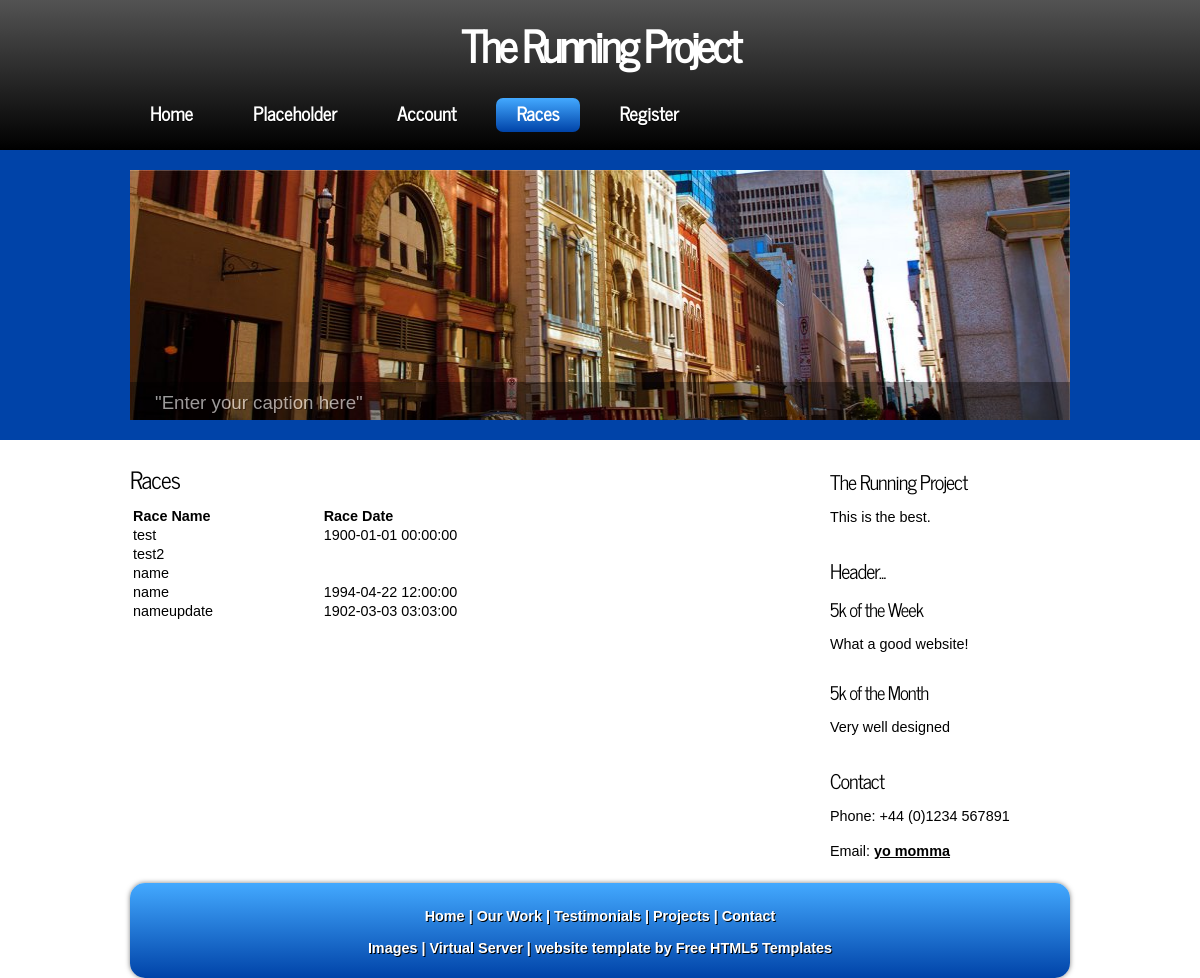
The page /Iteration1Final/races.php on the database its author committed.
### tables this page shows
CREATE TABLE IF NOT EXISTS `races` (
  `race_id` int(3) NOT NULL AUTO_INCREMENT,
  `category` varchar(15) DEFAULT NULL,
  `name` varchar(15) DEFAULT NULL,
  `race_date` datetime DEFAULT NULL,
  `address` varchar(32) DEFAULT NULL,
  `city` varchar(32) DEFAULT NULL,
  `state` varchar(32) DEFAULT NULL,
  PRIMARY KEY (`race_id`)
);

### Iteration1Final/races.php (the view, shortened to what this page needs)
<!DOCTYPE html>
<html>
<?php
require 'DbConnect.php';
?>
<head>
  <link rel="stylesheet" type="text/css" href="css/style.css" />
</head>
<body>
  <div id="main">
    <header>
	  <div id="strapline">
	    <div id="welcome_slogan">
	      <h3>The Running Project <span></span></h3>
	    </div>
      </div>
	  <nav>
	    <div id="menubar">
          <ul id="nav">
            <li><a href="home.php">Home</a></li>
            <li><a href="placeholder.php">Placeholder</a></li>
            <li><a href="account.php">Account</a></li>
            <li class="current"><a href="races.php">Races</a></li>
            <li><a href="register.php"><?php if(isset($_COOKIE['username'])){echo "Log Out";} else{echo "Register";}?></a></li>
          </ul>
        </div>
      </nav>
    </header>
    <div id="slideshow_container">
	  <div class="slideshow">
	    <ul class="slideshow">
          <li class="show"><img width="940" height="250" src="images/home_1.jpg" alt="&quot;Enter your caption here&quot;" /></li>
        </ul>
	  </div>
	</div>
	<div id="site_content">
	  <div class="sidebar_container">
		<div class="sidebar">
          <div class="sidebar_item">
            <h2>The Running Project</h2>
            <p>This is the best.</p>
          </div>
        </div>
		<div class="sidebar">
          <div class="sidebar_item">
            <h2>Header...</h2>
            <h3>5k of the Week</h3>
            <p>What a good website!</p>
		  </div>
        </div>
		<div class="sidebar">
          <div class="sidebar_item">
            <h3>5k of the Month</h3>
            <p>Very well designed</p>
		  </div>
        </div>
        <div class="sidebar">
          <div class="sidebar_item">
            <h2>Contact</h2>
            <p>Phone: +44 (0)1234 567891</p>
            <p>Email: <a href="mailto:info@youremail.co.uk">yo momma</a></p>
          </div>
        </div>
       </div>
	  <div id="content">
        <div class="content_item">
		  <div class="form_settings">
            <h2>Races</h2>
			<?php
			$q = 'SELECT * FROM races';
			$r = $mysqli->query ($q);
			echo '<table align="center" cellspacing="3" cellpadding="3" width="75%">
			<tr><td align="left"><b>Race Name</b></td><td align="left"><b>Race Date</b></td>
			';
			echo '</tr>';
			while ($row = $r->fetch_object()) {
					echo '<tr><td align="left">' . $row->name . '</td><td align="left">' . $row->race_date;
					echo '</tr>';
			}
			echo '</table>';
			?>
			</div>
		</div>
      </div>
	</div>
    <footer>
	  <a href="index.html">Home</a> | <a href="ourwork.html">Our Work</a> | <a href="testimonials.html">Testimonials</a> | <a href="projects.html">Projects</a> | <a href="contact.html">Contact</a><br/><br/>
	  <a href="http://fotogrph.com">Images</a> |  <a href="http://www.heartinternet.co.uk/vps/">Virtual Server</a>  | website template by <a href="http://www.freehtml5templates.co.uk">Free HTML5 Templates</a>
    </footer>
  </div>
</body>
</html>

### Iteration1Final/css/style.css (style rules this page uses)
html { height: 100%; }
* { margin: 0; padding: 0; }
body { font: normal 90% Arial, Helvetica, sans-serif; color: #000; }
article, aside, figure, footer, header, hgroup, nav, section { display:block; }
p { padding: 0 0 10px 0; line-height: 1.7em; font-size: 100% }
img { border: 0; }
h1, h2, h3, h4, h5, h6 { font: normal 175% 'News Cycle', Arial, sans-serif; color: #000; letter-spacing: -1px; margin: 0 0 10px 0; }
h2 { font: normal 165% 'News Cycle', Arial, sans-serif; }
h3 { font: normal 130% 'News Cycle', Arial, sans-serif; }
a, a:hover { color: #000; background: transparent; font-weight: bold; outline: none; text-decoration: underline; }
ul { margin: 2px 0 22px 30px; line-height: 1.7em; font-style: normal; font-size: 100%; }
#main, header, #banner, #menubar, #site_content, footer, #content_grey, nav, #slideshow_container { margin-left: auto; margin-right: auto; }
header { height: 150px; background: #1D1D1D; background: -moz-linear-gradient(#535353, #000); background: -o-linear-gradient(#535353, #000); background: -webkit-linear-gradient(#535353, #000); }
nav { height: 60px; }
#strapline { width: 940px; height: 80px; text-align: center; margin: 0 auto; }
#welcome_slogan { width: 940px; float: left; height: 70px; padding-top: 10px; margin: 0 auto; }
#welcome_slogan H3 { font: bold 300% 'News Cycle', Arial, sans-serif; letter-spacing: -3px; color: #FFF; }
#menubar { width: 940px; height: 55px; padding-top: 10px; text-align: center; margin: 0 auto; }
ul#nav { margin:0; }
ul#nav li { padding: 0 0 0 0px; list-style: none; margin: 2px 0 0 0; display: inline; background: transparent; }
ul#nav li a { float: left; font: bold 130% 'News Cycle', Arial, sans-serif; height: 24px; margin: 8px 20px 0 0; text-shadow: 0px 1px 0px #000; padding: 0px 20px 10px 20px; background: transparent; border-radius: 7px 7px 7px 7px; -moz-border-radius: 7px 7px 7px 7px; -webkit-border: 7px 7px 7px 7px; text-align: center; color: #FFF; text-decoration: none; }
ul#nav li.current a, ul#nav li:hover a { color: #FFF; background: #0055D4; background: -moz-linear-gradient(#43A9FF, #0043A8); background: -o-linear-gradient(#43A9FF, #0043A8); background: -webkit-linear-gradient(#43A9FF, #0043A8); text-shadow: none; }
#slideshow_container { height: 270px; background: #0043A8; padding-top: 20px; }
.slideshow { width: 940px; height: 250px; margin: 0 auto; }
ul.slideshow { list-style: none; width: 940px; height: 250px; overflow: hidden; position: relative; }
ul.slideshow li { position: absolute; margin: 0; padding: 0; left: 0; right: 0; }
ul.slideshow li.show { z-index: 500; }
ul img { border: none; }
#site_content { width: 940px; overflow: hidden; }
.sidebar_container { float: right; margin: 20px 0 0 10px; width: 240px; }
.sidebar { float: left; width: 240px; margin-bottom: 10px; }
.sidebar_item { font: normal 100% Arial, Helvetica, sans-serif; width: 240px; }
.sidebar h2 { padding: 5px 0 0 0; font: normal 140% 'News Cycle', Arial, sans-serif; height: 30px; }
#content { width: 680px; margin: 0 0 20px 0; float: left; }
.content_item { width: 680px; margin-top: 20px; margin-bottom: 20px; }
footer { width: 940px; height: 50px; padding-top: 25px; padding-bottom: 20px; font-weight: bold; text-align: center; text-shadow: 1px 1px #000; color: #FFF; background: #0043A8; background: -moz-linear-gradient(#43A9FF, #0043A8); background: -o-linear-gradient(#43A9FF, #0043A8); background: -webkit-linear-gradient(#43A9FF, #0043A8); border-radius: 15px 15px 15px 15px; -moz-border-radius: 15px 15px 15px 15px; -webkit-border: 15px 15px 15px 15px; -webkit-box-shadow: rgba(0, 0, 0, 0.5) 0px 0px 5px; -moz-box-shadow: rgba(0, 0, 0, 0.5) 0px 0px 5px; box-shadow: rgba(0, 0, 0, 0.5) 0px 0px 5px; }
footer a, footer a:hover { text-shadow: 1px 1px #FFF; color: #1D1D1D; text-decoration: none; padding-bottom: 20px; }
footer a, footer a:hover { text-shadow: 1px 1px #000; color: #FFF; text-decoration: none; }
.form_settings { margin: 15px 0 0 0; }

### rows shown on the page
races: name "test", race_date "1900-01-01 00:00:00"
races: name "test2"
races: name "name"
races: name "name", race_date "1994-04-22 12:00:00"
races: name "nameupdate", race_date "1902-03-03 03:03:00"
